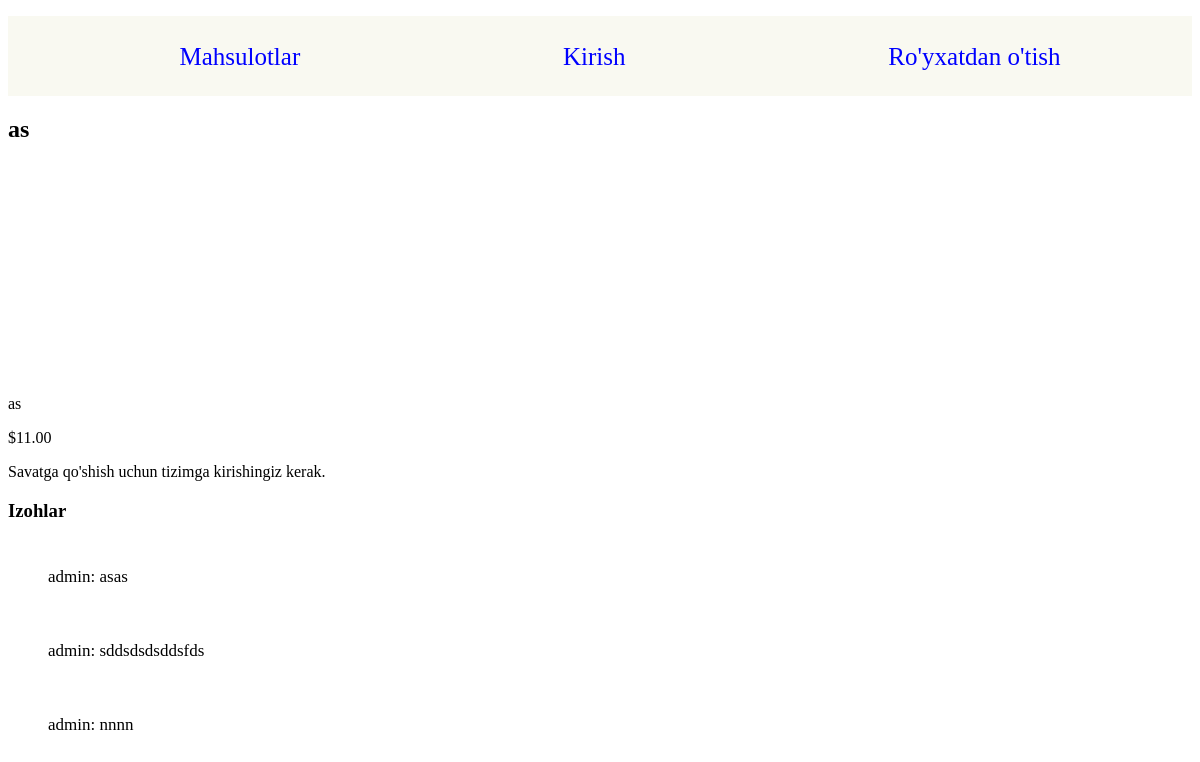
The page /product/8/ on the database its author committed.
### main/models.py (models this page shows, shortened)
class Product(models.Model):
    name = models.CharField(max_length=200)
    description = models.TextField()
    price = models.DecimalField(max_digits=10, decimal_places=2)
    photo = models.ImageField(upload_to='product_photos/', blank=True, null=True)

class Comment(models.Model):
    product = models.ForeignKey(Product, on_delete=models.CASCADE)
    user = models.ForeignKey(User, on_delete=models.CASCADE)
    comment_text = models.TextField()
    created_at = models.DateTimeField(auto_now_add=True)

### main/views.py (the view)
# urls.py: path('product/<int:product_id>/', views.product_detail, name='product_detail'),
def product_detail(request, product_id):
    product = get_object_or_404(Product, id=product_id)
    likes = Like.objects.filter(product=product)
    comments = Comment.objects.filter(product=product)
    return render(request, 'main/product_detail.html', {'product': product, 'likes': likes, 'comments': comments})

### main/templates/main/product_detail.html (shortened to what this page needs)
{% extends 'main/base.html' %}
{% block content %}
<div  class="hname">
    <h2>{{ product.name }}</h2>
    <br><br><br><br><br><br><br><br><br><br><br><br>
    <p>{{ product.description }}</p>
    <p>${{ product.price }}</p>
</div>
{% if user.is_authenticated %}
<form action="{% url 'add_to_cart' product.id %}" method="post">
    {% csrf_token %}
    <button class="savat" type="submit">🛒</button>
</form>
{% else %}
<p>Savatga qo'shish uchun tizimga kirishingiz kerak.</p>
{% endif %}
<h3>Izohlar</h3>
<ul>
    {% for comment in comments %}
    <li class="li">{{ comment.user.username }}: {{ comment.comment_text }}</li>
    {% empty %}
    <li>Izohlar mavjud emas.</li>
    {% endfor %}
</ul>
{% endblock %}

### main/static/main/style.css (style rules this page uses)
.li { padding: 27px 0; }
.hname { width:70%; }
li { list-style: none; }
.li { font-size:17px; }

### rows shown on the page
Product: name "as", description "as", price "11.00"
Comment: user.username "admin", comment_text "asas"
Comment: user.username "admin", comment_text "sddsdsdsddsfds"
Comment: user.username "admin", comment_text "nnnn"
